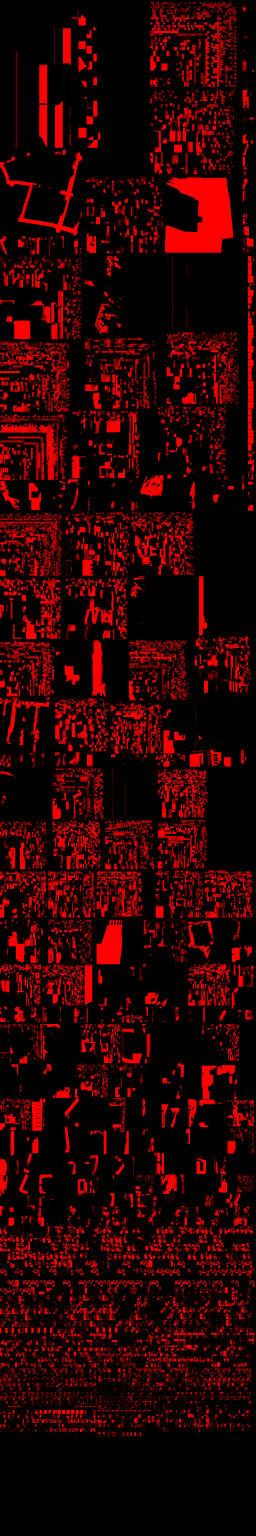
#> input picture main_scene_shadow.png, 1024 x 6144 px (shown at 1/4 size)
$ python recolor_texture.py ../main_scene_shadow.png out.png
#> lines starting #> are read from the running program, lines starting #| are printed output that depends on the picture; after the words box and inside, x2 and y2 are one past the last pixel; in counts of white or black regions, pixels touching at a corner belong together
# タイル可能なテクスチャをCIE Labで再着色する（模様の明暗と継ぎ目は保つ）
# 使い方: python tools/recolor_texture.py <入力.png> <出力.png> --lightness 0.92 --target-a 3.0 --target-b 4.0 --chroma-scale 0.35
import argparse

import numpy as np
from PIL import Image

# D65 白色点
WHITE = np.array([0.95047, 1.0, 1.08883])
M_RGB2XYZ = np.array([[0.4124564, 0.3575761, 0.1804375],
                      [0.2126729, 0.7151522, 0.0721750],
                      [0.0193339, 0.1191920, 0.9503041]])
M_XYZ2RGB = np.linalg.inv(M_RGB2XYZ)
EPS = 216 / 24389
KAPPA = 24389 / 27


def srgb_to_lab(rgb):
    c = rgb / 255.0
    lin = np.where(c <= 0.04045, c / 12.92, ((c + 0.055) / 1.055) ** 2.4)
    xyz = lin @ M_RGB2XYZ.T / WHITE
    f = np.where(xyz > EPS, np.cbrt(xyz), (KAPPA * xyz + 16) / 116)
    return np.stack([116 * f[..., 1] - 16,
                     500 * (f[..., 0] - f[..., 1]),
                     200 * (f[..., 1] - f[..., 2])], axis=-1)


def lab_to_srgb(lab):
    fy = (lab[..., 0] + 16) / 116
    fx = fy + lab[..., 1] / 500
    fz = fy - lab[..., 2] / 200
    f = np.stack([fx, fy, fz], axis=-1)
    xyz = np.where(f ** 3 > EPS, f ** 3, (116 * f - 16) / KAPPA) * WHITE
    lin = np.clip(xyz @ M_XYZ2RGB.T, 0, 1)
    c = np.where(lin <= 0.0031308, lin * 12.92, 1.055 * lin ** (1 / 2.4) - 0.055)
    return np.clip(np.round(c * 255), 0, 255).astype(np.uint8)


def stats(rgb_u8):
    img = Image.fromarray(rgb_u8, "RGB")
    f = rgb_u8.astype(float)
    lum = f @ np.array([0.299, 0.587, 0.114])
    sat = np.asarray(img.convert("HSV"))[..., 1].astype(float)
    return f.reshape(-1, 3).mean(0), lum.mean(), lum.std(), sat.mean()


def edge_diff(rgb_u8):
    f = rgb_u8.astype(float)
    return (np.abs(f[:, 0] - f[:, -1]).mean(), np.abs(f[0] - f[-1]).mean())


def main():
    p = argparse.ArgumentParser()
    p.add_argument("input")
    p.add_argument("output")
    p.add_argument("--lightness", type=float, default=1.0)
    p.add_argument("--target-a", type=float, default=0.0)
    p.add_argument("--target-b", type=float, default=0.0)
    p.add_argument("--chroma-scale", type=float, default=1.0)
    args = p.parse_args()

    im = Image.open(args.input)
#> im is the input picture: PIL image 1024x6144 RGB; mean R, G, B 41.9, 0, 0
    has_alpha = "A" in im.getbands()
#> has_alpha = False
    arr = np.asarray(im.convert("RGBA"))
    rgb, alpha = arr[..., :3], arr[..., 3]
#> alpha: shape (6144, 1024); every value is 255

    lab = srgb_to_lab(rgb.astype(float))
#> in srgb_to_lab, `f = np.where(xyz > EPS, np.cbrt(xyz), (KAPPA * xyz + 16) / 116)`:
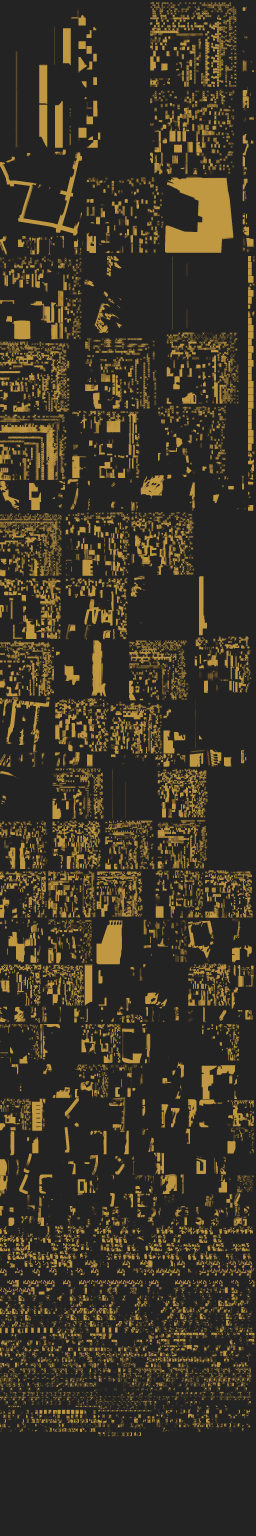
#> f: shape (6144, 1024, 3) float64 (shown at 1/4 size); mean of channels 0, 1, 2 0.239, 0.212, 0.156; drawn as R, G, B
#> in srgb_to_lab, `return np.stack([116 * f[..., 1] - 16, 500 * (f[..., 0] - f[..., 1]), ..`:
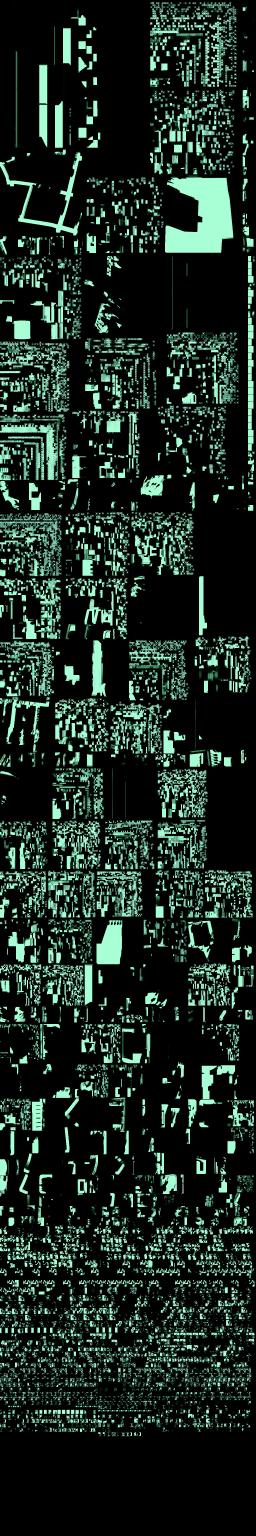
#> returned value: shape (6144, 1024, 3) float64 (shown at 1/4 size); mean of channels 0, 1, 2 8.6, 13.6, 11.2; drawn with min black and max white
    L = np.clip(lab[..., 0] * args.lightness, 0, 100)
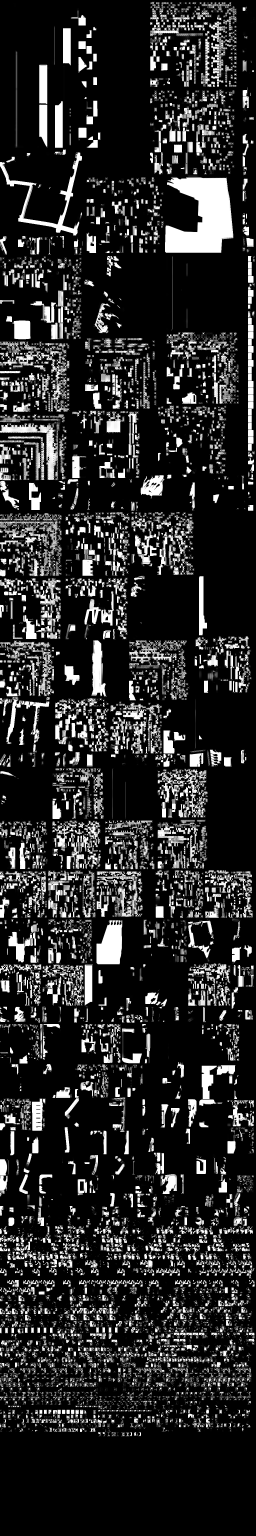
#> L: shape (6144, 1024) float64 (shown at 1/4 size); min 0, max 53.24, mean 8.6; drawn with min black and max white
    a = args.target_a + (lab[..., 1] - lab[..., 1].mean()) * args.chroma_scale
    b = args.target_b + (lab[..., 2] - lab[..., 2].mean()) * args.chroma_scale
    out = lab_to_srgb(np.stack([L, a, b], axis=-1))
#> in lab_to_srgb, `fx = fy + lab[..., 1] / 500`:
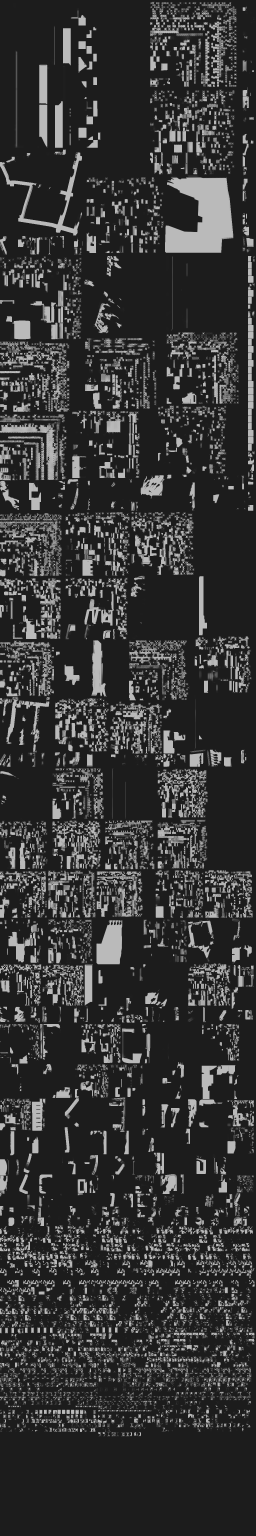
#> fx: shape (6144, 1024) float64 (shown at 1/4 size); min 0.111, max 0.73, mean 0.212
#> in lab_to_srgb, `fz = fy - lab[..., 2] / 200`:
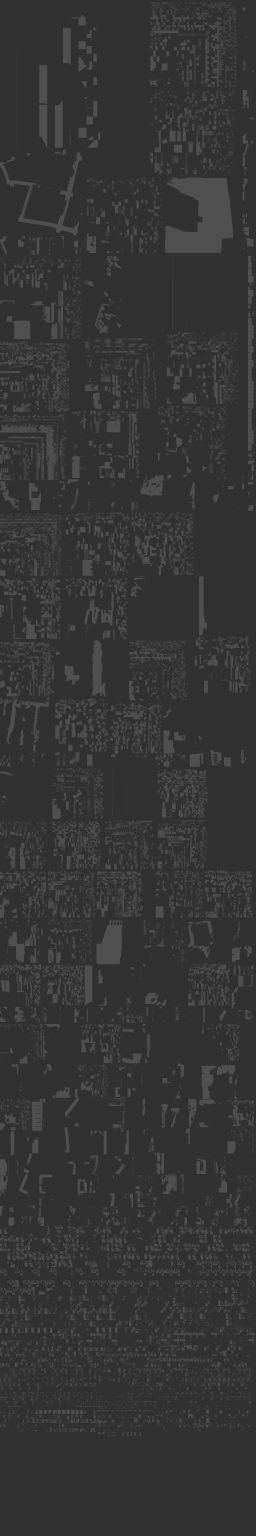
#> fz: shape (6144, 1024) float64 (shown at 1/4 size); min 0.194, max 0.317, mean 0.212
#> in lab_to_srgb, `c = np.where(lin <= 0.0031308, lin * 12.92, 1.055 * lin ** (1 / 2.4) -..`:
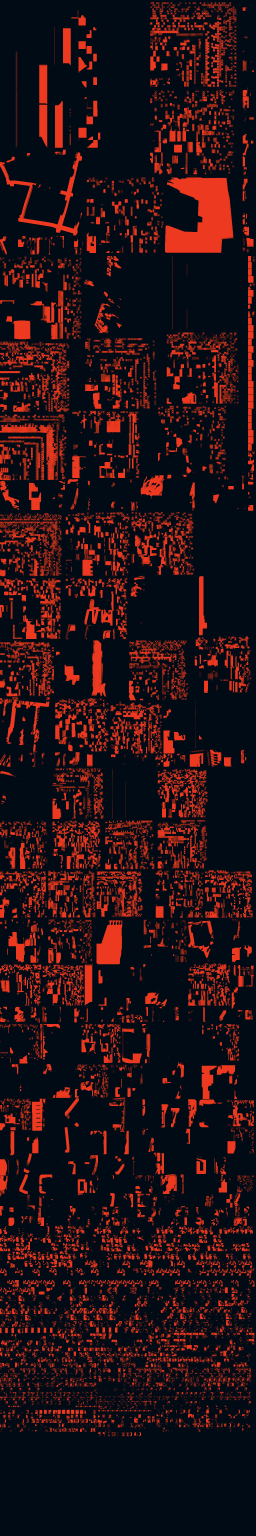
#> c: shape (6144, 1024, 3) float64 (shown at 1/4 size); mean of channels 0, 1, 2 0.15, 0.0745, 0.0914; drawn as R, G, B

    if has_alpha:
        Image.fromarray(np.dstack([out, alpha]), "RGBA").save(args.output)
    else:
        Image.fromarray(out, "RGB").save(args.output)

    for name, img in (("before", rgb), ("after", out)):
        m, lm, ls, sat = stats(img)
        ec, er = edge_diff(img)
        print(f"{name}: meanRGB=({m[0]:.2f},{m[1]:.2f},{m[2]:.2f}) lum_mean={lm:.2f} lum_std={ls:.2f} "
              f"mean_sat={sat:.2f} edge_diff(col0-colW-1)={ec:.3f} edge_diff(row0-rowH-1)={er:.3f}")
#> this loop made 2 passes
#> (name, m, lm, ls, sat, ec, er) on passes 1 to 2: ('before', [41.87, 0, 0], 12.52, 26.52, 58.05, 14.35, 0), ('after', [38.33, 19.35, 23.18], 25.46, 34.33, 247.3, 16.08, 0)
#| before: meanRGB=(41.87,0.00,0.00) lum_mean=12.52 lum_std=26.52 mean_sat=58.05 edge_diff(col0-colW-1)=14.349 edge_diff(row0-rowH-1)=0.000
#| after: meanRGB=(38.33,19.35,23.18) lum_mean=25.46 lum_std=34.33 mean_sat=247.33 edge_diff(col0-colW-1)=16.084 edge_diff(row0-rowH-1)=0.000
#> pass 1, in stats, `sat = np.asarray(img.convert("HSV"))[..., 1].astype(float)`:
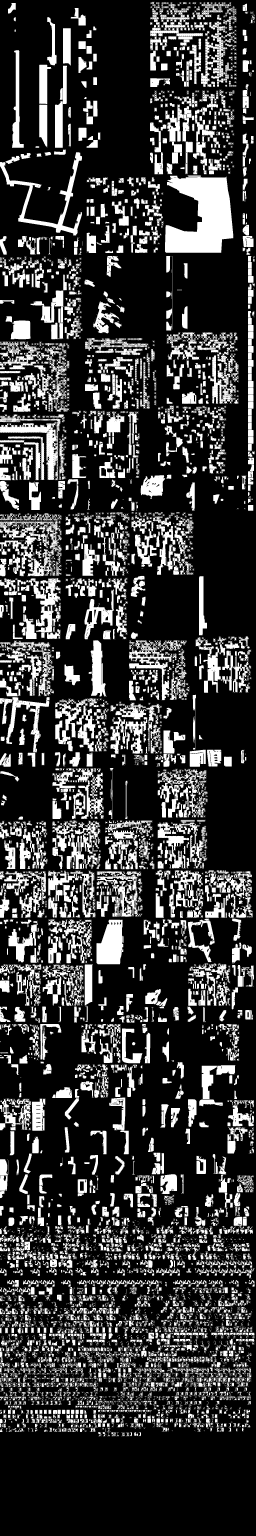
#> sat: shape (6144, 1024) float64 (shown at 1/4 size); 22.8% white; 11596 white regions (7738 under 20 px), largest, box (x1, y1, x2, y2) and area: (660, 703, 933, 1011) 56614, (0, 2052, 247, 2305) 20384, (0, 1657, 243, 1921) 15969


if __name__ == "__main__":
    main()
